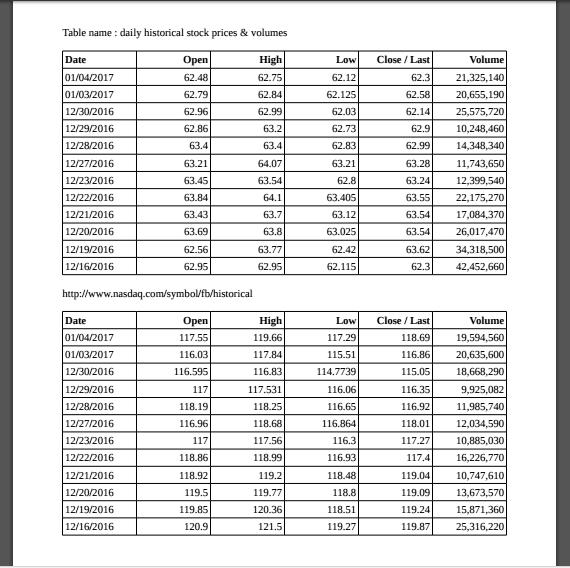
#> input picture src/0657d53f-9e51-4b15-a494-af8e2d14b18c.png, 570 x 568 px
$ python -i table.py   (imports and definitions only)
#> lines starting #> are read from the running program, lines starting #| are printed output that depends on the picture; after the words box and inside, x2 and y2 are one past the last pixel; in counts of white or black regions, pixels touching at a corner belong together
import cv2
import numpy as np
import pandas as pd
# [4 lines of commented-out code are left out]


class TableRepositories:
    def __init__(self, filepath, rect=None, SORT_METHOD='top-to-bottom', MAX_THRESHOLD_VALUE=255, BLOCK_SIZE=15,
                 THRESHOLD_CONSTANT=0, SCALE=15):
        '''
        :param filepath: absolute path of input image file , or a grayscale image as a numpy array
        :param SORT_METHOD: order of indexing of cells in a table
        :param BLOCK_SIZE: size of neighbourhood taken in account for calculating adaptive threshold
        :param THRESHOLD_CONSTANT: offset used for adaptive thresholding
        :param SCALE: size of pattern finding kernel (line elements in this case)
        '''

        self.image_path = filepath
        self.rect = rect
        self.response = {"response": {"tables": []}}
        self.MAX_THRESHOLD_VALUE = MAX_THRESHOLD_VALUE
        self.BLOCK_SIZE = BLOCK_SIZE
        self.THRESHOLD_CONSTANT = THRESHOLD_CONSTANT
        self.SCALE = SCALE
        self.SORT_METHOD = SORT_METHOD

        self.load_image ()
        self.get_table_mask ()
        self.table_indexing ()

    def load_image(self):

        IMAGE_BUFFER = 10
        if type (self.image_path) == str:
            image = cv2.imread (self.image_path, 0)
#> image is the input picture: shape (568, 570); min 0, max 255, mean 224.2
        else:
            image = self.image_path
        self.input_image = image  # [self.rect['y']-IMAGE_BUFFER:self.rect['y']+self.rect['h']+IMAGE_BUFFER,self.rect['x']-IMAGE_BUFFER:self.rect['x']+self.rect['w']+IMAGE_BUFFER]
        self.slate = np.zeros (self.input_image.shape)

    def get_table_mask(self):
        #binarization of image
        filtered = cv2.adaptiveThreshold (~self.input_image, self.MAX_THRESHOLD_VALUE, cv2.ADAPTIVE_THRESH_MEAN_C,
                                          cv2.THRESH_BINARY, self.BLOCK_SIZE, self.THRESHOLD_CONSTANT)
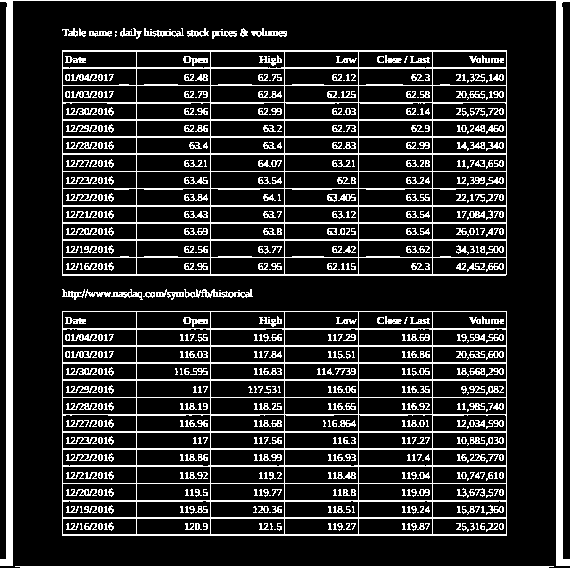
#> filtered: shape (568, 570); 17% white in thin lines or dots
        self.filtered = filtered
        # Finding srtuctre elements (horizontal and vertical lines)
        horizontal = filtered.copy ()
        vertical = filtered.copy ()

        horizontal_size = int (horizontal.shape [1] / self.SCALE)
        horizontal_structure = cv2.getStructuringElement (cv2.MORPH_RECT, (horizontal_size, 1))
        horizontal = cv2.erode (horizontal, horizontal_structure)
#> horizontal: shape (568, 570); 6.3% white in thin lines or dots
        horizontal = cv2.dilate (horizontal, horizontal_structure)
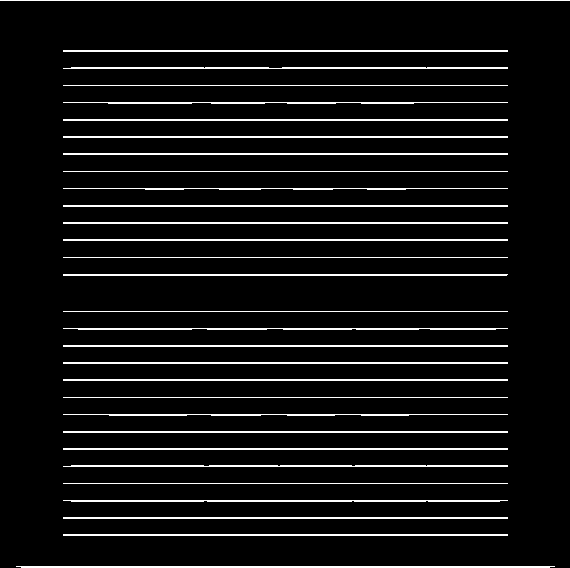
#> horizontal: shape (568, 570); 7.1% white in thin lines or dots

        # [4 lines of commented-out code are left out]
        vertical_size = int (vertical.shape [0] / (self.SCALE * 4 ))
        vertical_structure = cv2.getStructuringElement (cv2.MORPH_RECT, (1, vertical_size))
        vertical = cv2.erode (vertical, vertical_structure)
#> vertical: shape (568, 570); 3.4% white; 16 white regions, largest, box (x1, y1, x2, y2) and area: (6, 0, 13, 562) 3923, (556, 0, 563, 562) 3923, (62, 54, 63, 272) 218
        vertical = cv2.dilate (vertical, vertical_structure)
#> vertical: shape (568, 570); 3.4% white; 16 white regions, largest, box (x1, y1, x2, y2) and area: (6, 0, 13, 566) 3955, (556, 0, 563, 566) 3955, (62, 50, 63, 276) 226


        # generating table borders
        self.mask = horizontal + vertical
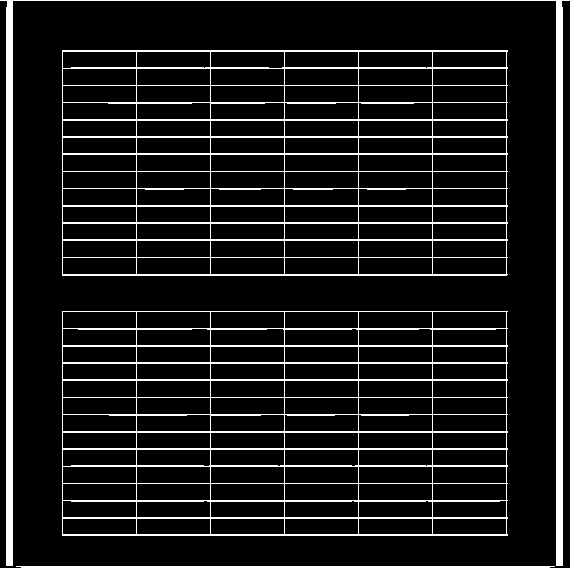
#> self.mask: shape (568, 570); min 0, max 255, mean 26.6
        self.intersections = cv2.bitwise_and(horizontal, vertical)
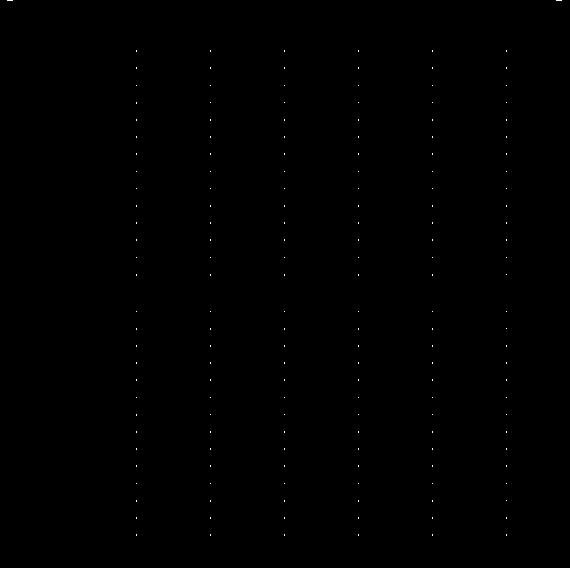
#> self.intersections: shape (568, 570); 0.09% white in thin lines or dots

    def sort_contours(self, cnts):
        contours_list =[]
        for c in cnts:
            x, y, w, h = cv2.boundingRect(c)
            contours_list.append([x, y, w, h])
        contours_df = pd.DataFrame(contours_list, columns=['left', 'top', 'width', 'height'])
        contours_df = contours_df.sort_values(by=['top'])
        sorted_contours = self.sort_contours_helper(contours_df, [])
        return sorted_contours


    def sort_contours_helper(self,contours_df, sorted_contours=[]):

        check_y = contours_df.iloc[0]['top']
        spacing_threshold =  10 #contours_df.iloc[0]['height'] *0.5

        same_line = contours_df[abs(contours_df['top'] - check_y) < spacing_threshold ]
        next_lines = contours_df[abs(contours_df['top'] - check_y) >=spacing_threshold]
        sort_lines = same_line.sort_values(by=['left'])
        for index, row in sort_lines.iterrows():
            sorted_contours.append(row)
        if len(next_lines) > 0:
            self.sort_contours_helper(next_lines, sorted_contours)

        return sorted_contours


    def draw_contours_index(self, contours, img):
        '''

        :param contours:  contours present cropped fraction of mask image
        :param img: cropped portion of mask image having one table (in case when input image has multiple tables )
        :return: image indexed with cell location, list of bounding box coordinates of every individual cell
        '''
        image_area = img.shape [0] * img.shape [1]
        draw_conts = np.zeros (img.shape)
        # margin = 10
        midpoints = []
        rects = []
        xi, yi = 0, 0
        #count_contours = len (contours)
        #for i in range (count_contours):
        for contour in contours:
            #cont_area = cv2.contourArea (contours [count_contours - i -1])
            #x1, y1, w1, h1 = cv2.boundingRect (contours [count_contours - i - 1])

            cont_area      = contour['height'] * contour['width']
            x1, y1, w1, h1 = contour['left'] ,contour['top'] , contour['width'] , contour['height']


            area_ratio = cont_area / float(image_area)
            #print(area_ratio, i)

            # filtering out lines and noise
            if (area_ratio < 0.8) & (area_ratio > 0.003):
                midpoint = [int (x1 + w1 / 2), int (y1 + h1 / 2)]  # np.mean(contours[i],axis=0)
                midpoints.append (midpoint)
                if len (midpoints) > 1:
                    shift = midpoints [-1] [1] - midpoints [-2] [1]
                    shift = abs(shift)

                    # Detecting change in column by measuring difference in x coordinate of current and previous cell
                    # (cells already sored based on their coordinates)
                    if shift <  10: # h1*0.5:
                        xi = xi + 1
                    else:
                        xi = 0
                        yi = yi + 1
                rects.append ({"x": int(x1), "y": int(y1), "w": int(w1), "h": int(h1), "index": (int(yi), int(xi))})
                cv2.rectangle (draw_conts, (x1, y1), (x1 + w1, y1 + h1), 255, 1)
                cv2.putText (draw_conts, str ((xi, yi)), (int (midpoint [0]), int (midpoint [1])),
                             cv2.FONT_HERSHEY_SIMPLEX,
                             0.3, 255, 1, cv2.LINE_AA)
                #cv2.imwrite('out/slate' + str(i) + '.png' , draw_conts)
        return draw_conts, rects

    def end_point_correction(self,x,y,w,h,margin):
        #check if after adding margin the endopints are still inside the image

        ymax = self.input_image.shape [0]
        xmax = self.input_image.shape [1]

        if (y - margin) < 0:
            ystart = 0
        else :
            ystart = y - margin
        if (y + h + margin) > ymax :
            yend = ymax
        else :
            yend = y + h + margin
        if (x - margin) < 0:
            xstart = 0
        else :
            xstart = x - margin
        if (x + w + margin) > xmax :
            xend = xmax
        else :
            xend = x + w + margin

        return ystart,yend, xstart,xend

    def table_indexing(self):

        # list_of_tables = []
        image_area = float (self.input_image.shape [0] * self.input_image.shape [1])

        # finding all the tables in the image, cv2.RETR_EXTERNAL gives only the outermost border of an
        # enclosed figure.
        contours = cv2.findContours (self.mask, cv2.RETR_EXTERNAL, cv2.CHAIN_APPROX_SIMPLE)
#> contours = 4 contours; box (x1, y1, x2, y2) and area: (62, 50, 508, 276) 99922, (62, 311, 508, 536) 99477, (0, 0, 570, 566) 6769, (16, 566, 555, 568) 529
        contours = contours [0] if len (contours) == 2 else contours [1]

        if len (contours) > 0:
            # Indexing one table at a time
            for c in contours:
                x, y, w, h = cv2.boundingRect (c)
                area_ratio = (w * h) / image_area

                # Filtering for noise
                if (area_ratio < 0.9) & (area_ratio > 0.005):
                    margin  = 2
                    #check if after adding margin the endopints are still inside the image
                    ystart,yend, xstart,xend= self.end_point_correction(x,y,w,h,margin)
                    table_dic = {"x": int(xstart), "y": int(ystart), "w": int(xend-xstart), "h": int(yend-ystart)}

                    crop_fraction = self.mask[ystart: yend, xstart:xend]

                    sub_contours = cv2.findContours (crop_fraction, cv2.RETR_TREE, cv2.CHAIN_APPROX_SIMPLE)
                    sub_contours = sub_contours [0] if len (sub_contours) == 2 else sub_contours [1]
                    sorted_conts = self.sort_contours(sub_contours)

                    indexed_sub_image, rects = self.draw_contours_index (sorted_conts, img=crop_fraction)
                    table_dic ['rect'] = rects
                    if len(rects) > 0 :
                        self.response ["response"] ["tables"].append (table_dic)


                    # self.slate stores an image indexed with cell location for all available tables
                    self.slate[ystart: yend, xstart:xend] = indexed_sub_image
#> this loop made 4 passes
#> (x, y, w, h, area_ratio, margin, ymax in end_point_correction, xmax in end_point_correction) on passes 2 to 3: (62, 311, 446, 225, 0.31, 2, 568, 570), (62, 50, 446, 226, 0.311, 2, 568, 570)
#> pass 3, in table_indexing, `crop_fraction = self.mask[ystart: yend, xstart:xend]`:
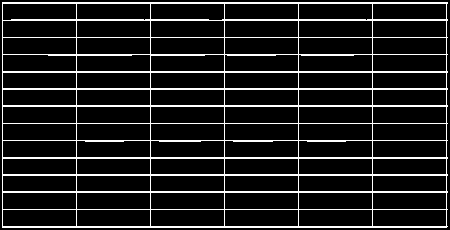
#> crop_fraction: shape (230, 450); min 0, max 255, mean 29.7
#> pass 3, in table_indexing, `indexed_sub_image, rects = self.draw_contours_index (sorted_conts, img..`:
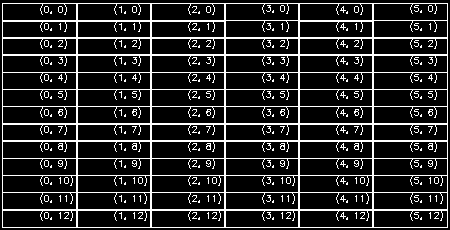
#> indexed_sub_image: shape (230, 450) float64; 15.2% white in thin lines or dots
#> after the loop:
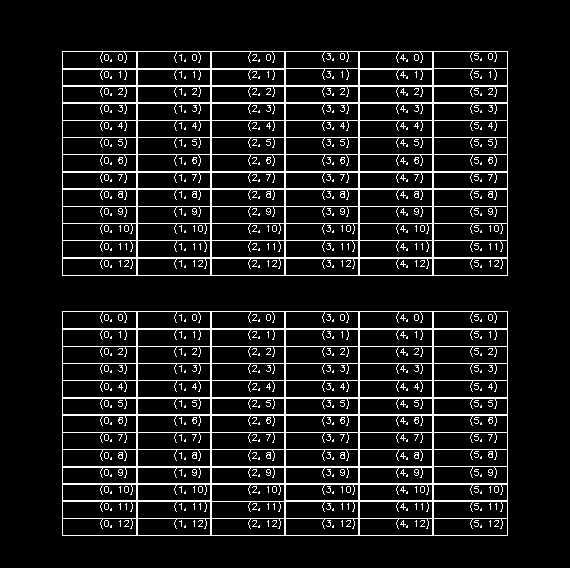
#> self.slate: shape (568, 570) float64; 9.7% white in thin lines or dots, all inside (x1, y1, x2, y2) = (62, 51, 508, 536)

        #cv2.imwrite ('out/slate.png', self.slate)
        #cv2.imwrite ('out/mask.png', self.mask)
        #cv2.imwrite ('out/filtered.png', self.filtered)

>>> result = TableRepositories('../0657d53f-9e51-4b15-a494-af8e2d14b18c.png').get_table_mask()

$ run again, on src/094eae2c-b9f5-11ea-b208-a1380a0834ea.png
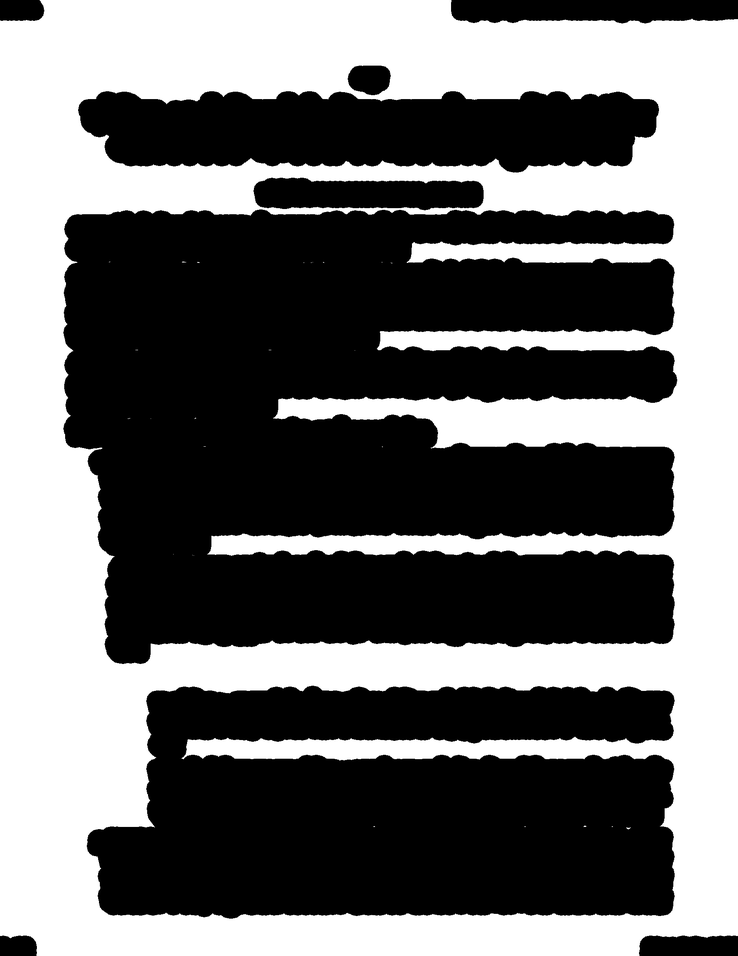
#> input picture src/094eae2c-b9f5-11ea-b208-a1380a0834ea.png, 738 x 956 px, shrunk from 1700 x 2200 before the run
#> in load_image, image is the input picture: shape (956, 738); min 0, max 255, mean 112.8
#> in get_table_mask, `filtered = cv2.adaptiveThreshold (~self.input_image, self.MAX_THRESHOL..`:
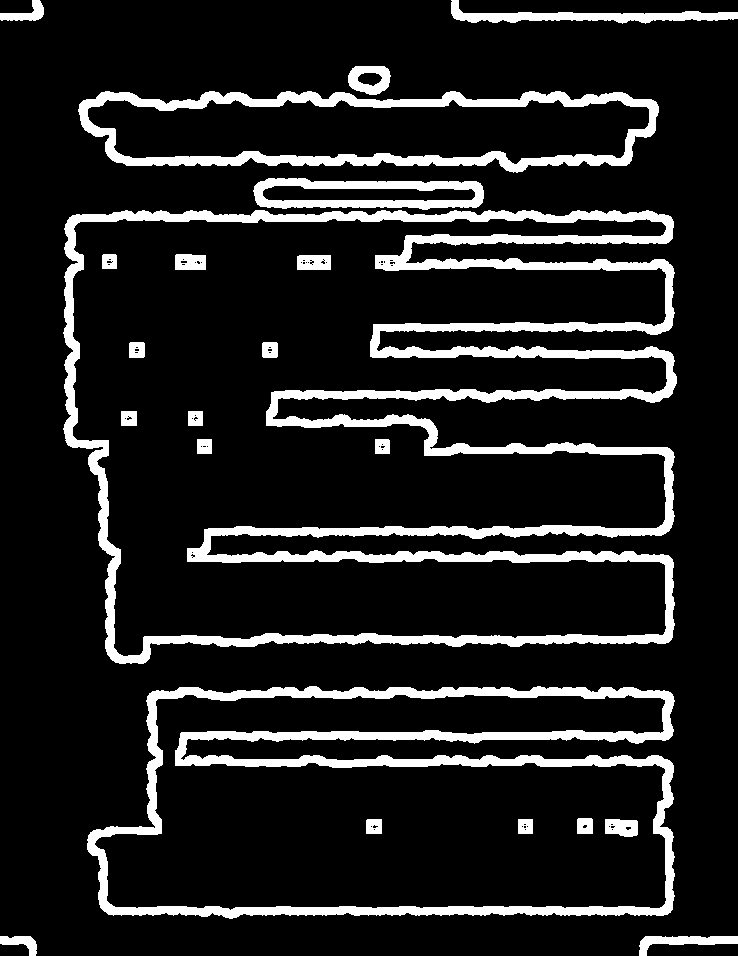
#> filtered: shape (956, 738); 12.6% white; 22 white regions, largest, box (x1, y1, x2, y2) and area: (63, 210, 677, 664) 42763, (87, 686, 675, 919) 22056, (78, 91, 659, 173) 11457
#> self.intersections: shape (956, 738); 0.2% white; 56 white regions (19 under 20 px)
#> contours = 67 contours, 17 with area under 20; largest, box (x1, y1, x2, y2) and area: (67, 214, 675, 664) 23329, (148, 689, 673, 834) 8895, (255, 181, 483, 208) 5418, (99, 827, 673, 915) 4048, (107, 128, 507, 170) 2072
#> the loop in table_indexing, `for c in contours:` made 67 passes
#> (c, x, y, w, h, area_ratio) on passes 6, 7, 9, 10, 11: ([[610, 819], [610, 833]], 610, 819, 1, 15, 2.13e-05), ([[605, 819], [605, 833], [608, 833], [608, 819]], 605, 819, 4, 15, 8.5e-05), ([[526, 819], [526, 833]], 526, 819, 1, 15, 2.13e-05), ([[523, 819], [523, 833]], 523, 819, 1, 15, 2.13e-05), ([[518, 819], [518, 833], [521, 833], [521, 819]], 518, 819, 4, 15, 8.5e-05)
#> after the loop in table_indexing, `for c in contours:`:
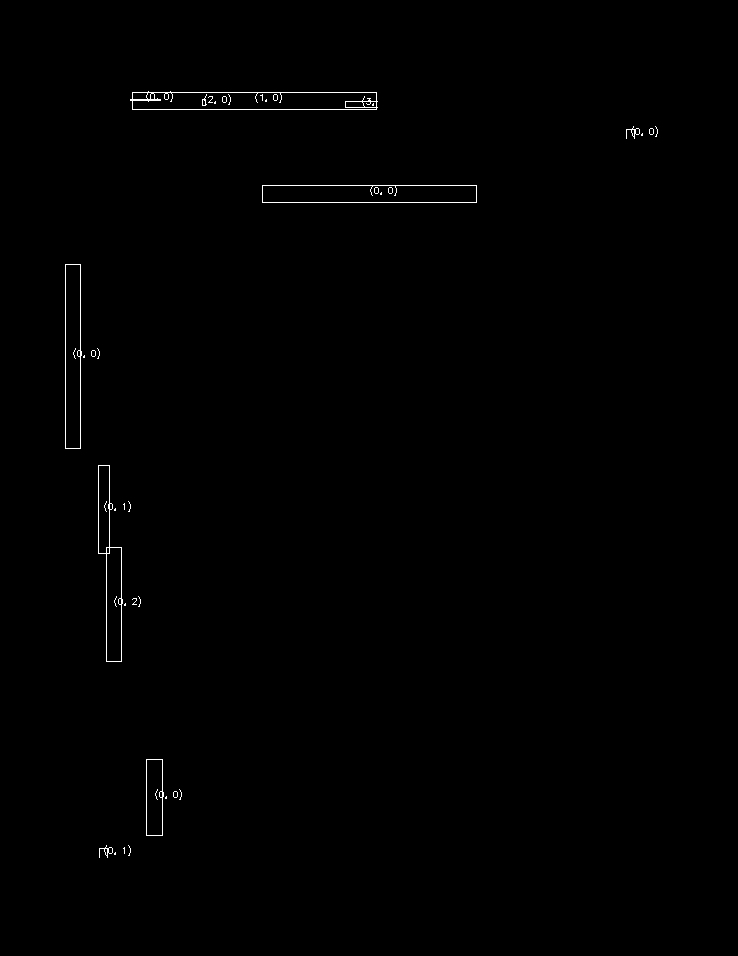
#> self.slate: shape (956, 738) float64; 0.4% white in thin lines or dots, all inside (x1, y1, x2, y2) = (65, 91, 658, 858)
